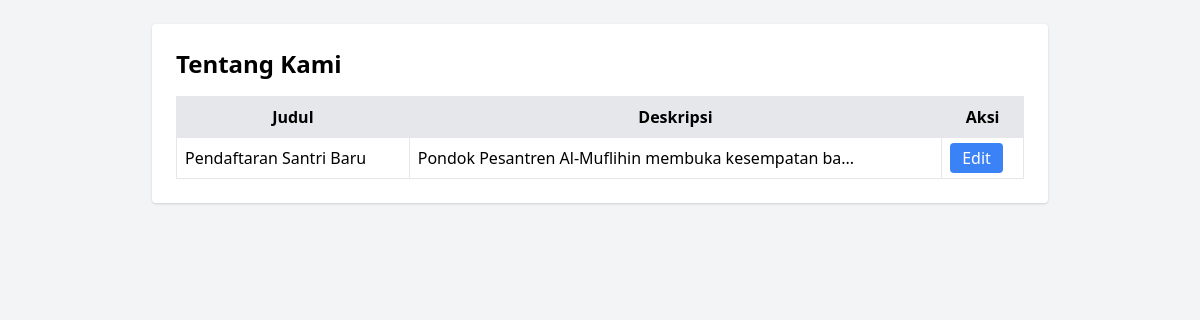
/admin/tentang_index.php, run on the app's committed database.
### tables this page shows
CREATE TABLE `tentang_kami` (
  `id` int(11) NOT NULL,
  `sub_judul` varchar(255) DEFAULT NULL,
  `judul` varchar(255) DEFAULT NULL,
  `deskripsi` text DEFAULT NULL,
  `judul2` varchar(255) DEFAULT NULL,
  `deskripsi2` varchar(255) DEFAULT NULL,
  `kontak_youtube` varchar(255) DEFAULT NULL,
  `kontak_instagram` varchar(255) DEFAULT NULL,
  `kontak_twitter` varchar(255) DEFAULT NULL,
  `kontak_tiktok` varchar(255) DEFAULT NULL,
  `kontak_facebook` varchar(255) DEFAULT NULL,
  `kontak_wa` varchar(255) DEFAULT NULL
);

### admin/tentang_index.php (the view, shortened to what this page needs)
<?php
$data = mysqli_query($conn, "SELECT * FROM tentang_kami");
?>
<!DOCTYPE html>
<html>
<head>
    <link href="https://cdn.jsdelivr.net/npm/tailwindcss@2.2.19/dist/tailwind.min.css" rel="stylesheet">
</head>
<body class="p-6 bg-gray-100">
    <div class="max-w-4xl mx-auto bg-white p-6 rounded shadow">
        <h1 class="text-2xl font-bold mb-4">Tentang Kami</h1>
        <table class="w-full table-auto border border-gray-300">
            <thead class="bg-gray-200">
                <tr>
                    <th class="p-2 border">Judul</th>
                    <th class="p-2 border">Deskripsi</th>
                    <th class="p-2 border">Aksi</th>
                </tr>
            </thead>
            <tbody>
                <?php while ($row = mysqli_fetch_assoc($data)): ?>
                    <tr>
                        <td class="p-2 border"><?= htmlspecialchars($row['judul']) ?></td>
                        <td class="p-2 border"><?= htmlspecialchars(substr($row['deskripsi'], 0, 50)) ?>...</td>
                        <td class="p-2 border">
                            <a href="tentang_edit.php?id=<?= $row['id'] ?>"
                                class="bg-blue-500 text-white px-3 py-1 rounded">Edit</a>
                        </td>
                    </tr>
                <?php endwhile; ?>
            </tbody>
        </table>
    </div>
</body>
</html>

### data on the page
tentang_kami: judul "Pendaftaran Santri Baru", deskripsi "Pondok Pesantren Al-Muflihin membuka kesempatan ba"
